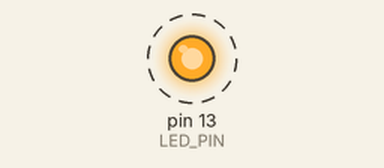
A sketch run on a simulated Arduino Uno, built with avr-gcc and run on an emulated ATmega328P. Shown: output pins drawn as LEDs (lit = HIGH). Dashed ring = blinking.

Above: at 0.2 s.
Timing chart, 0 to 3.0 s (numbered marks = the images above):
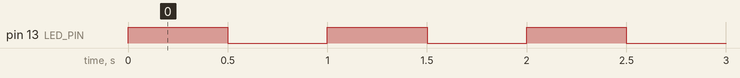

The sketch:

LearningArduino.LED.ino
```cpp
#define LED_PIN 13

// Including header file
#include "Led.h"

// Creating object
Led led(LED_PIN);

void setup() {
  // Initialise led
  led.init();
}

void loop() {
  // Call methods to turn led on/off
  led.on();
  delay(500);
  led.off();
  delay(500);
}
```

Led.cpp
```cpp
#include "Led.h"

// Customised constructor
Led::Led(byte pin)
{
  // 'this->' allows for no mix ups
  this->pin = pin;
}

// Methods
void Led::init()
{
  pinMode(pin, OUTPUT);
}

void Led::init(byte defaultState)
{
  init();
  if (defaultState == 1) {
    on();
  }
  else;
    off();
}

void Led::on()
{
  digitalWrite(pin, 1);
}

void Led::off()
{
  digitalWrite(pin, 0);
}
```

Led.h
```cpp
// Always do these #define steps when making a new file
#ifndef LED_H
#define LED_H

// Include this for header files
#include <Arduino.h>

// Bring in class
class Led
{
private:
  // Attribute
  byte pin;
public:
  // Default constructor
  Led() {} // do not use
  // Customised constructor
  Led(byte pin);

  // Methods
  // Initiate pin for led
  // Call in setup
  void init();
  void init(byte defaultState);

  // Power led
  void on();
  void off();

};

#endif
```

Measured:
- by itself, pin 13 (LED_PIN): alternates HIGH for 0.50 s and LOW for 0.50 s
